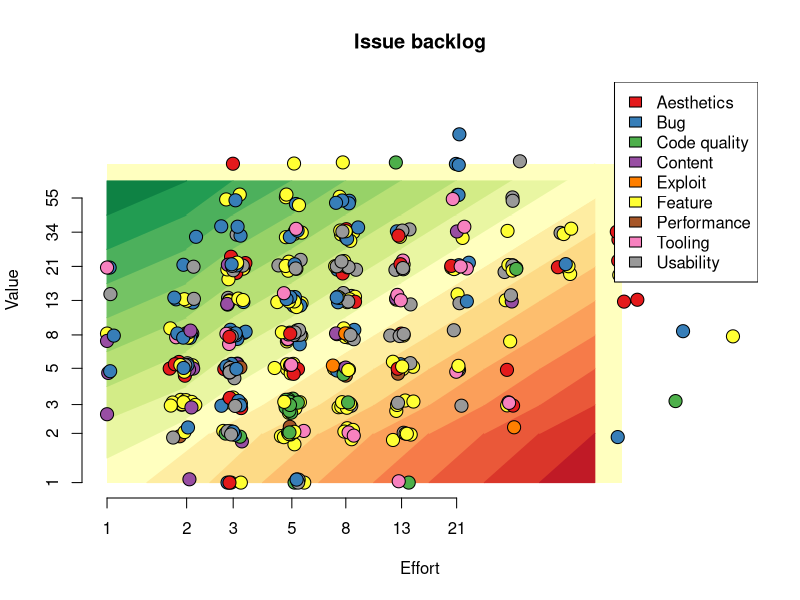

Reproduce this figure in R.
library("RColorBrewer")

circleSize = 1.75

#svg("backlog.svg", width=8, height=8)
png("backlog.png", width=1000, height=1000, type="cairo", pointsize=13)

jitter_log <- function(vals, scaler=0.05) {
  noise <- rnorm(length(vals), mean=0, sd=vals*scaler)
  vals + noise
}

roiPalette = colorRampPalette(brewer.pal(11, "RdYlGn"))
roiCols = roiPalette(19)

data <- read.csv("backlog.csv", sep=",")
x = jitter_log(data$effort)
y = jitter_log(data$value)

maxEffort = max(data$effort)
maxValue = max(data$value)
x = sapply(x, function(n) min(c(n, maxEffort)))
x = sapply(x, function(n) max(c(n, 1)))
y = sapply(y, function(n) min(c(n, maxValue)))
y = sapply(y, function(n) max(c(n, 1)))

# Categories
cats = sort(unique(data$type))
data$typeID = match(data$type, cats)
cols = brewer.pal(length(cats), "Set1")
data$color = cols[data$typeID]

# ROI
vals = c(1, 2, 3, 5, 8, 13, 21, 34, 55, 89)
data$roi = match(data$value, vals) - match(data$effort, vals)

# NA
data$blockedBy[is.na(data$blockedBy)] <- ""

plot(
    NULL, log="xy", xlab="Effort", ylab="Value", axes=FALSE, main="Issue backlog",
    xlim=c(min(x), max(x)), ylim=c(min(y), max(y))
)
axis(1, at=c(1,2,3,5,8,13,21))
axis(2, at=c(1,2,3,5,8,13,21,34,55))
#box()




logHalf <- function(a, b){
    sqrt(a*b)
}




topEdge = logHalf(55,89)

polygon(x=c(1,89,89,1), y=c(1,1,89,89), lty=0, col=roiCols[10])

for (e in 1:8){
    midE = logHalf(vals[e], vals[e+1])
    nextMidE = logHalf(vals[e+1], vals[e+2])
    if (e > 1) {
        for (v in 1:e){
            roi = v-e;
            polygon(
                x=c(midE, nextMidE, nextMidE, midE),
                y=c(vals[v], vals[v+1], vals[v+2], vals[v+1]),
                col=roiCols[10+roi],
                border=roiCols[10+roi]
            )
        }
    }
    roi = -e
    polygon(
        x=c(midE, nextMidE, nextMidE),
        y=c(vals[1], vals[1], vals[2]),
        col=roiCols[10+roi],
        border=roiCols[10+roi]
    )
}

for (v in 1:8){
    midV = logHalf(vals[v], vals[v+1])
    nextMidV = logHalf(vals[v+1], vals[v+2])
    if (v > 1){
        for (e in 1:v){
            roi = v-e;
            polygon(
                x=c(vals[e], vals[e+1], vals[e+2], vals[e+1]),
                y=c(midV, nextMidV, nextMidV, midV),
                col=roiCols[10+roi],
                border=roiCols[10+roi]
            )
        }
    }
    roi = v
    polygon(
        x=c(vals[1], vals[1], vals[2]),
        y=c(midV, nextMidV, nextMidV),
        col=roiCols[10+roi],
        border=roiCols[10+roi]
    )
}


points(x, y, pch=21, bg=data$color, cex=circleSize)
#points(x, y, col=data$color, cex=circleSize, lwd=3)


legend(legend=cats, x="topright", fill=cols)










dev.off()

# Write markdown file
text = "# Backlog"
text = c(text, "| Issue | Description | Value | Effort | ROI | Blocked by |")
text = c(text, "| ----: | ----------- | ----: | -----: | --: | ---------: |")

for (i in 1:length(data$roi)){
    entry = paste(
        "| [", data$issue[i], "](", "https://github.com/timgurto/mmo/issues/", data$issue[i], ")",
        " | ", data$description[i],
        " | ", data$value[i],
        " | ", data$effort[i],
        " | ", data$roi[i],
        " | ", data$blockedBy[i],
        " |", sep=""
    )
    text = c(text, entry)
}

write(text, file="backlog.md")
